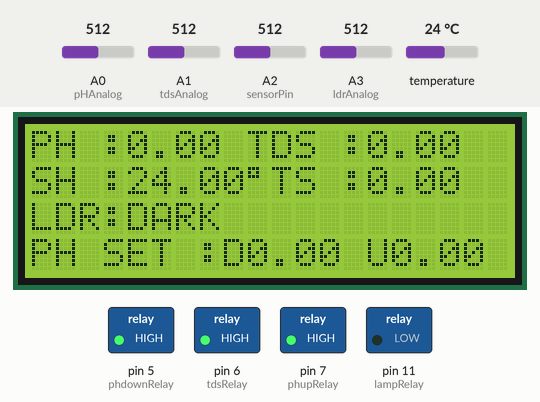
A sketch run on a simulated Arduino Uno, built with avr-gcc and run on an emulated ATmega328P. Parts: 20×4 character LCD, switched loads named in the sketch (green lamp = pin HIGH). Dashed ring = blinking. The inputs (shaded band) are chosen by the test bench; at power-on: A3 (ldrAnalog) = 512, temperature 24 °C, A0 (pHAnalog) = 512, A1 (tdsAnalog) = 512, A2 (sensorPin) = 512. Pins used as bus, display or sensor lines are not drawn.

Above: at 1.2 s.
1.3 s: A3 (ldrAnalog) set to 210
8.0 s: A3 (ldrAnalog) set to 184
At 10.1 s:
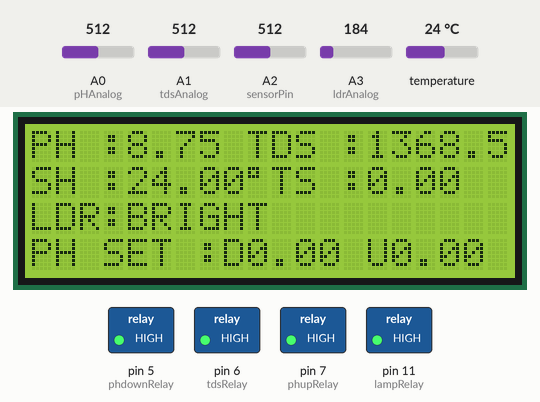
14.6 s: temperature set to 12 °C
At 16.9 s:
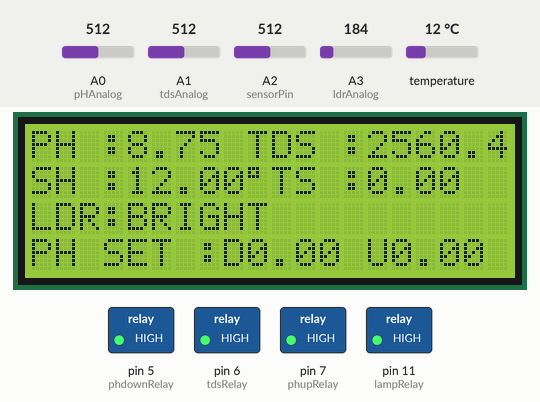
18.8 s: A0 (pHAnalog) set to 716
At 22.4 s:
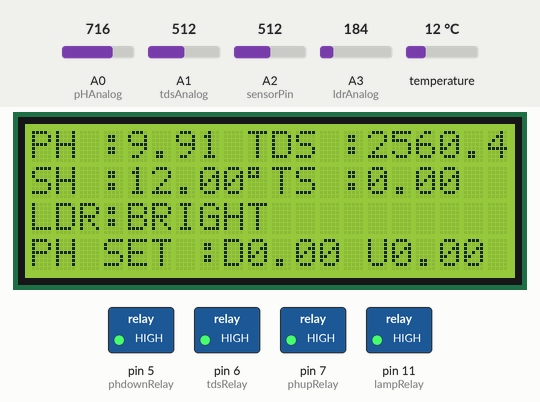
25.1 s: A1 (tdsAnalog) set to 716
At 30.7 s:
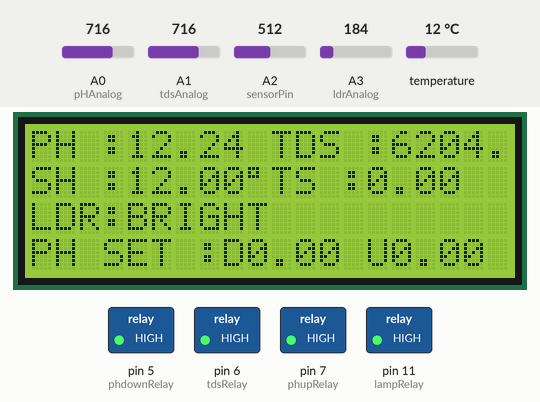
31.7 s: A3 (ldrAnalog) set to 306
At 33.3 s:
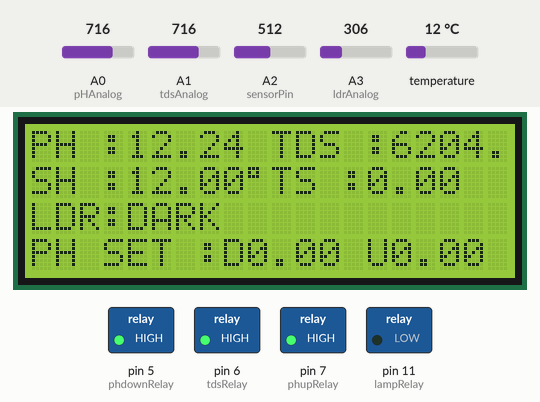
Timing chart, 0 to 34.8 s (numbered marks = the images above; inputs shaded):
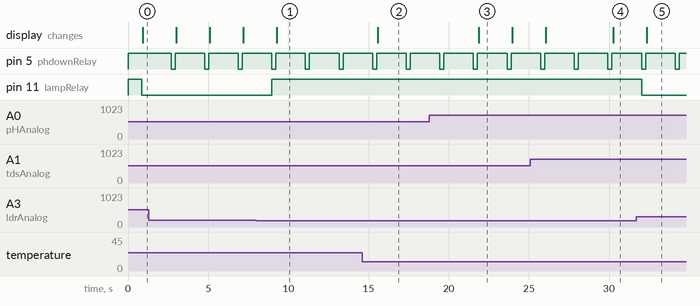

The sketch:

hidroponik.ino
```cpp
#include <stdio.h>
#include <string.h>
#include <OneWire.h>
#include <DallasTemperature.h>
#include <EEPROM.h>
#include <LiquidCrystal_I2C.h>

// SET LCD 20x4
LiquidCrystal_I2C lcd(0x27,20,4);

/* SENSOR TEMP SETTING */
#define ONE_WIRE_BUS 2 // Data wire is plugged into digital pin 2 on the Arduino
OneWire oneWire(ONE_WIRE_BUS); // Setup a oneWire instance to communicate with any OneWire device
DallasTemperature sensors(&oneWire); // Pass oneWire reference to DallasTemperature library
/* SENSOR PH SETTING */
#define pHAnalog A0 // pH meter Analog output to Arduino Analog Input 0
#define pHArrayLength 5 // times of collection
/* SENSOR TDS SETTING */
#define tdsAnalog A1
#define VREF 5.0 // analog reference voltage(Volt) of the ADC
#define SCOUNT 5 // sum of sample point
/* SENSOR LDR SETTING */
#define ldrAnalog A3
/* SENSOR WATER LEVEL */
#define sensorPower 12
#define sensorPin A2
/* RELAY SETTING */
#define tdsRelay 6
#define phupRelay 7
#define phdownRelay 5
#define lampRelay 11

/* VAR DATA FROM NODEMCU */
char mystr[20];
char vD[45];
int j =0;
/* STATUS BUTTON IN USER */
String relayTds,relayLamp ;
/* CONTROL SETTING & SENSOR CALIBRATION */
float pHCal, tdsCal;
float pHMax, pHMin, tdsMin;
/* SENSOR LDR VAR */
int ldrValue;
String ldrStatus;
/* SENSOR TDS VAR */
int analogBuffer[SCOUNT]; // store the analog value in the array, read from ADC
int analogBufferTemp[SCOUNT];
int analogBufferIndex = 0, copyIndex = 0;
float averageVoltage = 0, tdsValue = 0;
/* SENSOR PH VAR */
float phValue;
int pHArray[pHArrayLength];
int pHArrayIndex = 0;
/* SENSOR TEMP VAR */
float temp;
/* SENSOR W LEVEL VAR */
int Wlevel;
int val = 0;

void setup() {
  Serial.begin(9600);
  // Temp sensor begin
  sensors.begin();
  // Tds sensor begin
  pinMode(tdsAnalog,INPUT);
  // Set D12 as an OUTPUT
  pinMode(sensorPower, OUTPUT);
  // Set to LOW so no power flows through the sensor PIN A2
  digitalWrite(sensorPower, LOW);

  // Relay begin
  pinMode(tdsRelay,OUTPUT);
  digitalWrite(tdsRelay,HIGH);

  pinMode(phupRelay,OUTPUT);
  digitalWrite(phupRelay,HIGH);

  pinMode(phdownRelay,OUTPUT);
  digitalWrite(phdownRelay,HIGH);

  pinMode(lampRelay,OUTPUT);
  digitalWrite(lampRelay,HIGH);

  // lcd begin
  lcd.init();
  // turn on backlight and print message
  lcd.backlight();

}

void loop() {
  setTemp();
  setpH();
  setTds();
  setLdr();
  setWheight();
  relayController();
  displayLcd();

  getDataSerial();
  // displayDebug();
  delay(1000);
}

template <class T> int EEPROM_writeAnything(int ee, const T& value)
{
    const byte* p = (const byte*)(const void*)&value;
    int i;
    for (i = 0; i < sizeof(value); i++)
        EEPROM.write(ee++, *p++);
    return i;
}

template <class T> int EEPROM_readAnything(int ee, T& value)
{
    byte* p = (byte*)(void*)&value;
    int i;
    for (i = 0; i < sizeof(value); i++)
        *p++ = EEPROM.read(ee++);
    return i;
}
void readEEPROM(){
  // Read eeprom
  EEPROM_readAnything(15,pHCal);
  EEPROM_readAnything(25,tdsCal);
  EEPROM_readAnything(35,pHMax);
  EEPROM_readAnything(45,pHMin);
  EEPROM_readAnything(55,tdsMin);
  Serial.println(F("============= READ EEPROM ============="));
  Serial.println("phcal : " + String(pHCal));
  Serial.println("tdscal : " + String(tdsCal));
  Serial.println("phmax : " + String(pHMax));
  Serial.println("phmin : " + String(pHMin));
  Serial.println("tdsmin : " + String(tdsMin));
  Serial.println(F("============= READ EEPROM ============="));
}
void displayDebug() {
  Serial.println(F("============= DEBUG ============="));
  Serial.println("Temperature: " + String(temp));
  Serial.println("pH: " + String(phValue));
  Serial.println("Tds: " + String(tdsValue));
  Serial.println("Ldr: " + String(ldrValue));
  Serial.println("Ldr Status: " + String(ldrStatus));
  Serial.println("Tinggi Air: " + String(Wlevel));
}

void displayLcd(){
  lcd.clear();
  lcd.setCursor(0,0);
  lcd.print("PH :");
  lcd.print(phValue);
  lcd.print(" TDS :");
  lcd.print(tdsValue);
  lcd.setCursor(0,1);
  lcd.print("SH :");
  lcd.print(temp);
  lcd.print((char)223);
  lcd.print("TS :");
  lcd.print(tdsMin);
  lcd.setCursor(0,2);
  lcd.print("LDR:");
  lcd.print(ldrStatus);
  lcd.setCursor(0,3);
  lcd.print("PH SET :D");
  lcd.print(pHMin);
  lcd.print(" U");
  lcd.print(pHMax);
}

void getDataSerial(){

while(Serial.available()>0)
{
  vD[j] = Serial.read();
  j++;
}

String check = "";
for(char *p = strtok(vD, "|"); p != NULL; p = strtok(NULL, "|")){
  check = p;
  check.trim();
  if(check == "send"){sendDataSerial();
  }else{
    int l = 0;
    String tmp[2];
    char *token, *str, *tofree;
    tofree = str = strdup(p);
    while((token = strsep(&str,":"))){
      tmp[l] = token;
      l++;
    }

       if(tmp[0] == "phmax"){
        pHMax = tmp[1].toFloat();
        EEPROM_writeAnything(35,pHMax);
      }
      if(tmp[0] == "phmin"){
        pHMin = tmp[1].toFloat();
        EEPROM_writeAnything(45,pHMin);
      }
      if(tmp[0] == "tdsmin"){
        tdsMin = tmp[1].toFloat();
        EEPROM_writeAnything(55,tdsMin);
      }
      if(tmp[0] == "phcal"){
        pHCal = tmp[1].toFloat();
        EEPROM_writeAnything(15,pHCal);
      }
      if(tmp[0] == "tdscal"){
        tdsCal = tmp[1].toFloat();
        EEPROM_writeAnything(25,tdsCal);
      }

    if(tmp[0] == "pu") pHMax       = tmp[1].toFloat();
    if(tmp[0] == "pd") pHMin       = tmp[1].toFloat();
    if(tmp[0] == "kp") pHCal       = tmp[1].toFloat();
    if(tmp[0] == "kt") tdsCal      = tmp[1].toFloat();
    if(tmp[0] == "st") tdsMin      = tmp[1].toFloat();
    if(tmp[0] == "rt") relayTds    = tmp[1].toInt();
    if(tmp[0] == "rl") relayLamp   = tmp[1].toInt();

    free(tofree);
    }
  }

// reset
memset(vD, 0, sizeof(vD));
j = 0;
}

void sendDataSerial(){
  String  DataSend = String(temp)+ "#" +
    String(tdsValue)+ "#" +
    String(ldrValue)+ "#" +
    String(Wlevel)+ "#" +
    String(phValue);
  Serial.println(DataSend);
}

void setLdr(){
 ldrValue = analogRead(ldrAnalog);
 if(ldrValue >= 200) ldrStatus = "DARK";
 else ldrStatus = "BRIGHT";
}

void setTemp() {
  sensors.requestTemperatures(); // Send the command to get temperatures
  temp = sensors.getTempCByIndex(0); // Set temperature in Celsius
}

void setWheight() {
  int Wlevel = readSensor();
}

int readSensor() {
  digitalWrite(sensorPower, HIGH);
  delay(10);
  val = analogRead(sensorPin);
  digitalWrite(sensorPower, LOW);
  return val;
}

void setpH() {
  static float voltage;

  pHArray[pHArrayIndex++] = analogRead(pHAnalog);
  if(pHArrayIndex == pHArrayLength) pHArrayIndex = 0;
  voltage = avgpHValue(pHArray, pHArrayLength) * 5.0 / 1024;
  phValue = 3.5 * voltage + pHCal;
}

void setTds() {
  static unsigned long analogSampleTimepoint = millis();
  // every 40 milliseconds,read the analog value from the ADC
  if(millis() - analogSampleTimepoint > 40U){
     analogSampleTimepoint = millis();
     analogBuffer[analogBufferIndex] = analogRead(tdsAnalog); // read the analog value and store into the buffer
     analogBufferIndex++;
     if(analogBufferIndex == SCOUNT)
      analogBufferIndex = 0;
   }

   static unsigned long printTimepoint = millis();
   if(millis() - printTimepoint > 800U){
      printTimepoint = millis();
      for(copyIndex = 0; copyIndex < SCOUNT; copyIndex++)
        analogBufferTemp[copyIndex] = analogBuffer[copyIndex];

      // read the analog value more stable by the median filtering algorithm, and convert to voltage value
      averageVoltage = getMedianNum(analogBufferTemp,SCOUNT) * (float)VREF / 1024.0;
      //temperature compensation formula: fFinalResult(25^C) = fFinalResult(current)/(1.0+0.02*(fTP-25.0));
      float compensationCoefficient=1.0 + 0.02 * (temp - 25.0);
      //temperature compensation
      float compensationVolatge = averageVoltage / compensationCoefficient;
      //convert voltage value to tds value
      tdsValue = (
        133.42 * compensationVolatge * compensationVolatge * compensationVolatge - 255.86 *
        compensationVolatge * compensationVolatge + 857.39 * compensationVolatge
      ) * 0.5;

      tdsValue = (tdsValue == 0.0) ? tdsValue : tdsValue + tdsCal;
    }
}

int getMedianNum(int bArray[], int iFilterLen) {
  int bTab[iFilterLen];
  int i, j, bTemp;

  for(byte i = 0; i < iFilterLen; i++)
    bTab[i] = bArray[i];

  for(j = 0; j < iFilterLen - 1; j++) {
    for(i = 0; i < iFilterLen - j - 1; i++) {
      if(bTab[i] > bTab[i + 1]) {
        bTemp = bTab[i];
        bTab[i] = bTab[i + 1];
        bTab[i + 1] = bTemp;
      }
    }
  }

  if((iFilterLen & 1) > 0) bTemp = bTab[(iFilterLen - 1) / 2];
  else bTemp = (bTab[iFilterLen / 2] + bTab[iFilterLen / 2 - 1]) / 2;

  return bTemp;
}

double avgpHValue(int* arr, int number){
  double avg;
  long amount = 0;
  int i, max, min;

  if(number <= 0){
    Serial.println(F("Error number for the array to avraging!/n"));
    return 0;
  }

  // less than 5, calculated directly statistics
  if(number < 5){
    for(i = 0;i < number; i++){
      amount += arr[i];
    }
    avg = amount / number;
    return avg;
  }else{
    if(arr[0] < arr[1]){
      min = arr[0];
      max = arr[1];
    }
    else{
      min = arr[1];
      max = arr[0];
    }

    for(i = 2; i < number; i++){
      if(arr[i] < min){
        amount += min;
        min = arr[i];
      }else {
        if(arr[i] > max){
          amount += max;
          max = arr[i];
        }else{
          amount+=arr[i];
        }
      }
    }
    avg = (double)amount / (number - 2);
  }
  return avg;
}

void relayController(){
  // ldr >= 200 DARK and turn on lamp
  if(ldrValue >= 200 || relayLamp == "on"){
    digitalWrite(lampRelay,LOW);
  }
  else {
    digitalWrite(lampRelay,HIGH);
  }

  if(phValue < pHMin){
      digitalWrite(phupRelay,LOW);
      delay(250);
      digitalWrite(phupRelay,HIGH);
  } else

  if(phValue > pHMax){
      digitalWrite(phdownRelay,LOW);
      delay(250);
      digitalWrite(phdownRelay,HIGH);
  } else

  if((tdsValue < tdsMin && tdsValue != 0.0) || relayTds == "on"){
      digitalWrite(tdsRelay,LOW);
      delay(250);
      digitalWrite(tdsRelay,HIGH);
  } else;
}
```

Measured:
- the behaviour switches between 200 and 199 on A3 (ldrAnalog) (found by bisection; images 0 and 1)
- after the input at 8.0 s, pin 11 (lampRelay): LOW → HIGH after 0.97 s; the display: changes after 1.3 s (image 1)
- after the input at 14.6 s, the display: changes after 0.98 s (image 2)
- after the input at 18.8 s, the display: changes after 3.1 s (image 3)
- after the input at 25.1 s, the display: first differs from a run without the input after 5.2 s (image 4)
- after the input at 31.7 s, pin 11 (lampRelay): HIGH → LOW after 0.33 s; the display: changes after 0.65 s (image 5)
- by itself, pin 5 (phdownRelay): alternates HIGH for 1.8 s and LOW for 0.25 s
